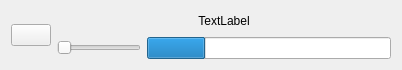
<?xml version="1.0" encoding="UTF-8"?>
<ui version="4.0">
 <class>VolumeWidget</class>
 <widget class="QWidget" name="VolumeWidget">
  <property name="geometry">
   <rect>
    <x>0</x>
    <y>0</y>
    <width>402</width>
    <height>70</height>
   </rect>
  </property>
  <property name="windowTitle">
   <string>Form</string>
  </property>
  <layout class="QHBoxLayout" name="horizontalLayout_3">
   <item>
    <layout class="QHBoxLayout" name="horizontalLayout">
     <item>
      <widget class="QPushButton" name="pbMute">
       <property name="sizePolicy">
        <sizepolicy hsizetype="Maximum" vsizetype="Maximum">
         <horstretch>0</horstretch>
         <verstretch>0</verstretch>
        </sizepolicy>
       </property>
       <property name="text">
        <string/>
       </property>
       <property name="iconSize">
        <size>
         <width>32</width>
         <height>32</height>
        </size>
       </property>
      </widget>
     </item>
     <item>
      <layout class="QVBoxLayout" name="verticalLayout">
       <item>
        <widget class="QLabel" name="label">
         <property name="text">
          <string>TextLabel</string>
         </property>
         <property name="alignment">
          <set>Qt::AlignCenter</set>
         </property>
        </widget>
       </item>
       <item>
        <layout class="QHBoxLayout" name="horizontalLayout_2">
         <item>
          <widget class="QSlider" name="slider">
           <property name="sizePolicy">
            <sizepolicy hsizetype="Preferred" vsizetype="Fixed">
             <horstretch>0</horstretch>
             <verstretch>0</verstretch>
            </sizepolicy>
           </property>
           <property name="orientation">
            <enum>Qt::Horizontal</enum>
           </property>
           <property name="tickPosition">
            <enum>QSlider::NoTicks</enum>
           </property>
          </widget>
         </item>
         <item>
          <widget class="QProgressBar" name="pbar">
           <property name="value">
            <number>24</number>
           </property>
           <property name="alignment">
            <set>Qt::AlignRight|Qt::AlignTrailing|Qt::AlignVCenter</set>
           </property>
           <property name="format">
            <string/>
           </property>
          </widget>
         </item>
        </layout>
       </item>
      </layout>
     </item>
    </layout>
   </item>
  </layout>
 </widget>
 <resources/>
 <connections/>
</ui>
